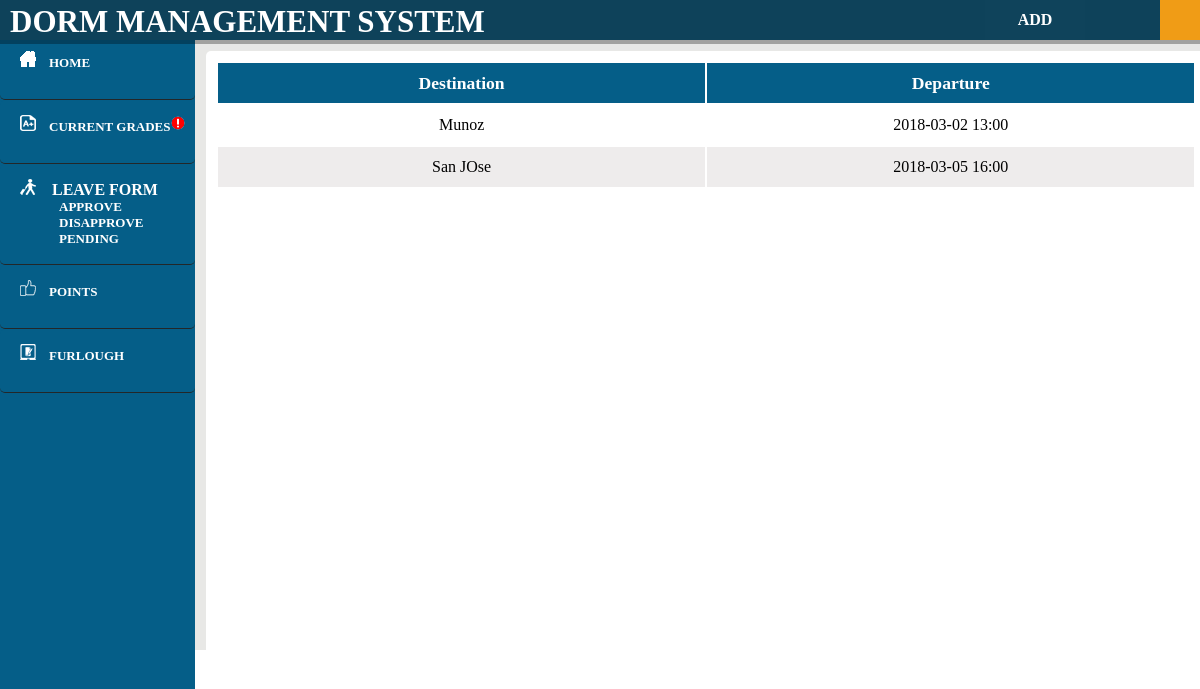
The app's page /student/lcard1.php (signed in) with its own data.
### tables this page shows
CREATE TABLE `lcard` (
  `ID` int(11) NOT NULL,
  `name` varchar(50) NOT NULL,
  `destination` varchar(20) NOT NULL,
  `departure` varchar(20) NOT NULL,
  `arrival` varchar(20) NOT NULL,
  `room_number` varchar(20) NOT NULL,
  `status` varchar(20) NOT NULL DEFAULT 'Pending',
  `seen` int(11) NOT NULL DEFAULT '0',
  `seen1` int(11) NOT NULL DEFAULT '0'
);

### student/lcard1.php (the view, shortened to what this page needs)
<html>
<head>
		<link rel="stylesheet" type="text/css" href="../css/Blog.css">
		<link rel="stylesheet" type="text/css" href="../css/user.css">
		<link rel="stylesheet" type="text/css" href="../css/modal.css">
		<?php
				include 'connect.php';
				$user=$_SESSION['login_user'];
				$qry="select * from student_accounts where Username='$user';";
				$result=mysqli_query($con,$qry);
				while($rows=mysqli_fetch_array($result))
				{
					$fname = $rows['fname'];
					$lname = $rows['lname'];
					$name=$fname." ".$lname;
				}
		?>
			<font face="Century Gothic">
			<div id="nav">
					<nav>
					<ul>
						<li id="titlename">DORM MANAGEMENT SYSTEM</li>
						<li id="login"><a href=""><?php echo $name?></a>
						</li>
					</ul>
					<BUTTON id="btnadd" TYPE="BUTTON" onclick="btn1()"><font color="#ffffff" size="3"><b>ADD</font></BUTTON>
				</nav>
			</div></font>
	</head>
	<body>
	<article><br><br>
	<b>
	<div id="leftnav"><a href="home.php"><img src="../images/home1.png">&emsp;<font color="#ffffff">HOME</a></font></div>
	<?php
			include 'connect.php';
				$user=$_SESSION['login_user'];
				$qry="select * from student_accounts where Username='$user';";
				$result=mysqli_query($con,$qry);
				while($rows=mysqli_fetch_array($result))
				{
					$asd=$rows[1];
				}
				$qry="select * from student where student_id='$asd';";
				$result=mysqli_query($con,$qry);
				while($rows=mysqli_fetch_array($result))
				{
					$room=$rows['room_number'];
				}
			$sql = "SELECT * FROM grade WHERE room_number = '$room' AND seen = 0";
			$result = mysqli_query($con, $sql);
			if($result) {
				if(mysqli_num_rows($result) > 0) {
					echo "<div id=\"leftnav\"><a href=\"grade.php\"><img src=\"../images/grades.png\">&emsp;<font color=\"#ffffff\">CURRENT GRADES<img src='../images/notif.png'/></a></font></div>";
				} else {
					echo "<div id=\"leftnav\"><a href=\"grade.php\"><img src=\"../images/grades.png\">&emsp;<font color=\"#ffffff\">CURRENT GRADES</a></font></div>";
				}
			}
		?>
		<div id="leftnav_lc"><a href=""><img src="../images/leavereq.png">&emsp;<font color="#ffffff">LEAVE FORM</a></font><br>
			<a href="lcard.php"><font color="#ffffff" size="2">&emsp;&emsp;&emsp;APPROVE</a></font><br>
			<a href="lcard2.php"><font color="#ffffff" size="2">&emsp;&emsp;&emsp;DISAPPROVE</a></font><br>
			<a href="lcard1.php"><font color="#ffffff" size="2">&emsp;&emsp;&emsp;PENDING</a></font><br></div>
		<div id="leftnav"><a href="ironing.php"><img src="../images/merit.png">&emsp;<font color="#ffffff">POINTS</a></font></div>
		<div id="leftnav"><a href="furlough.php"><img src="../images/furlough.png">&emsp;<font color="#ffffff">FURLOUGH</a></font></div>
	</b>
	</article>
	<aside>
	<div id="right">
		<table class="alternate">
	<tr>
	<th>Destination</th>
	<th>Departure</th>
		<?php
			function displayimage()
			{
				include 'connect.php';
				$user=$_SESSION['login_user'];
				$qry="select * from student_accounts where Username='$user';";
				$result=mysqli_query($con,$qry);
				while($rows=mysqli_fetch_array($result))
				{
					$fname=$rows[2];
					$lname=$rows[3];
					$name=$fname." ".$lname;
				}
				$qry="select * from lcard where name='$name' and status='Pending';";
				$str="";
				$result=mysqli_query($con,$qry);
				while($rows=mysqli_fetch_array($result))
				{
				$str = $str.	"<tr>
				<td>".$rows[2]."</td>
				<td>".$rows[3]."</td>
				</tr>"
				;
				}
		 echo $str;
			}
			displayimage();
		?>
		</table>
</div>
</aside>
	</body>
</html>

### css/Blog.css (style rules this page uses)
a { color: #00a2ff; text-decoration: none; }
body { overflow-x: hidden; margin: 0px; font-family: Century Gothic; }
::placeholder { color: rgba(255,255,255,.5); }
nav { text-align: center; background-color: #0e425a; position: relative; padding: 0px 60px 0px 754px; width: 100%; position: fixed; z-index: 2; box-shadow: 0px 0px 0px 4px rgba(0,0,0,.3); font-weight: bold; }
nav ul { list-style: none; margin: 0; padding: 0; }
nav > ul > li { float: left; }
nav ul li a { display: inline-block; color: #ffffff; padding: 10px 20px; text-decoration: none; width: 160px; }

### css/user.css (style rules this page uses)
* { font-color: #fff; }
article { padding: 0 auto; background-color: #055e88; float: left; height: 100%; width: 195px; position: fixed; }
aside { background-color: #e8e8e6; padding: 3% 2% 2% 3%; height: 604px; height: 100%; }
#right { background-color: #ffffff; height: 0 auto%; margin-top: 15px; padding: 10px; width: 86%; margin-left: 170px; }
#leftnav { background-color: #055e88; height: 38px; width: 170px; margin: 0px; font-size: 13px; padding: 15px 5px 10px 20px; border-bottom: solid 1px #232729; }
#leftnav_lc { background-color: #055e88; height: 55px; width: 170px; margin: 0px; border-bottom: solid 1px #232729; padding: 15px 5px 10px 20px; }
#btnadd { background-color: #055e88; height: 40px; width: 300px; margin: 0px; margin-left: -130px; margin-top: -5px; }
nav { text-align: center; background-color: #0e425a; position: relative; padding: 0px 60px 0px 1160px; width: 100%; height: 40px; position: fixed; z-index: 2; box-shadow: 0px 0px 0px 4px rgba(0,0,0,.3); font-weight: bold; }
nav ul { list-style: none; margin: 0; padding: 0; }
nav > ul > li { float: left; }
nav ul li { background-color: #f09c16; color: #ffffff; list-style: none; }
nav ul li a { background-color: #f09c16; color: #fff; }
nav ul li a { display: inline-block; color: #fff; padding: 10px 10px; text-decoration: none; width: 170px; }
body { font-family: century gothic; }
#login { background-color: #f09c16; font-color: #000; margin-top: -40px; height: 40px; }
div { border-radius: 5px; background-color: #f2f2f2; }
table { width: 100%; }
td,th { text-align: center; width: 270px; height: 40px; color:#000000; font-family: century gothic; }
th { font-size: 110%; background-color: #055e88; color: #ffffff; }
td { font-weight: normal; }
.alternate tr { background-color: #eeecec; }
.alternate tr:nth-child(2n) { background-color: #ffffff; }
button { background: none; border: none; }
body { height: 590px }
#right { height: 100% }
#titlename { color: #fff; font-weight: bold; font-size: 31px; font-family: Space Age; padding-top: 4px; margin-left: -1150px; background-color: #0e425a; }
#leftnav { font-size: 13px }

### css/modal.css (style rules this page uses)
* { font-family: Century Gothic; }
#login { padding-top: 40px; }
table { padding-top: 0px; }
td,th { text-align: center; width: 250px; height: 40px; font-family: century gothic; }

### student/lcard1.php (style rules this page uses)
#titlename { color: #fff; font-weight: bold; font-size: 31px; font-family: Space Age; padding-top: 4px; margin-left: -1150px; background-color: #0e425a; }
#btnadd { position: absolute; margin-left: -870px; margin-top: 0; width:100px; background-color: #0f435b }
#leftnav_lc, #leftnav_lc:hover { height: 75px; }

### records on screen
lcard: destination "Munoz", departure "2018-03-02 13:00"
lcard: destination "San JOse", departure "2018-03-05 16:00"
